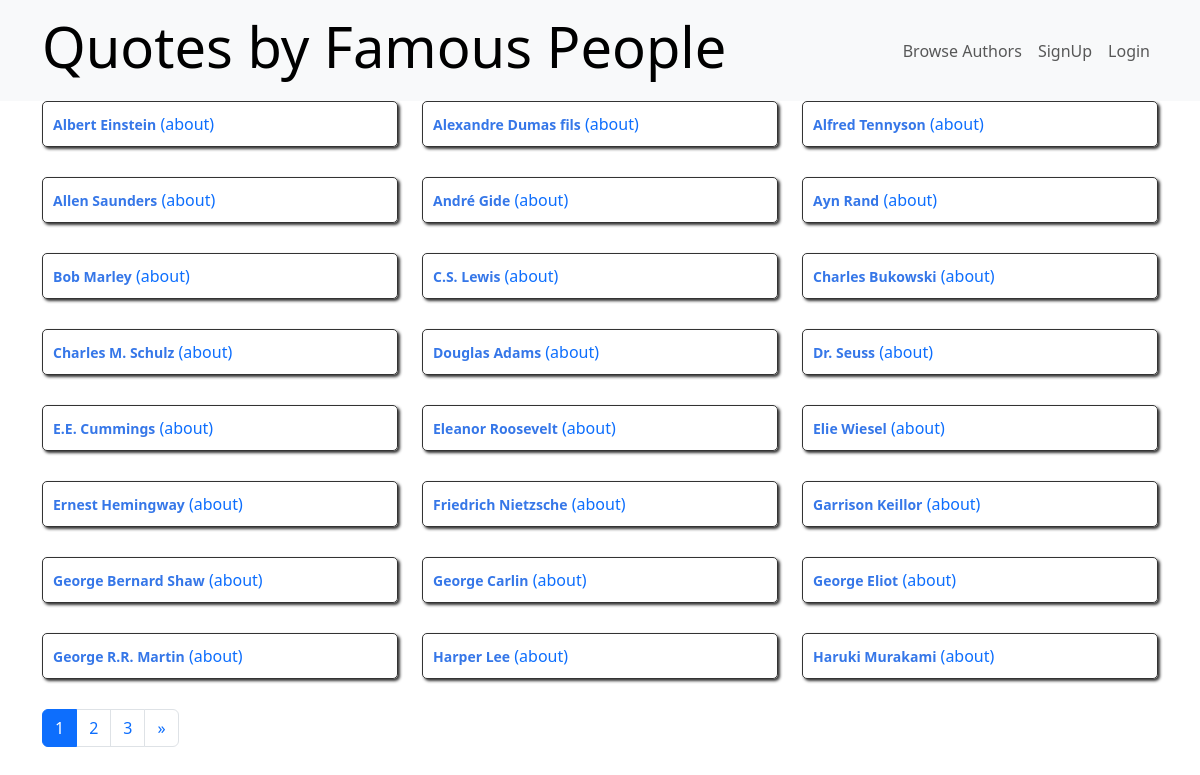
Screenshot of /authors/ with the database file from the repository.
### quotes/models.py (models this page shows, shortened)
class Author(models.Model):
    fullname = models.CharField(max_length=50)
    born_date = models.CharField(max_length=50)
    born_location = models.CharField(max_length=150)
    description = models.TextField()
    created_at = models.DateTimeField(auto_now_add=True)
    is_active = models.BooleanField(default=True)

### quotes/views.py (the view)
# urls.py: path('authors/', views.authors, name='authors'),
def authors(request, page=1):
    authors_obj = Author.objects.all().order_by('fullname')
    per_page = 24
    paginator = Paginator(authors_obj, per_page)
    authors_on_page = paginator.page(page)
    return render(request, 'quotes/authors.html',
                  context={'title': 'Autors', 'page': 'autors', 'authors': authors_on_page})

### quotes/templates/quotes/authors.html (shortened to what this page needs)
{% extends 'quotes/base.html' %}
{% block content %}
<div class="row">
    {% for author in authors %}
    <div class="col-md-4">
        <div class="quote" itemscope="" itemtype="http://schema.org/CreativeWork">
            <small class="author" itemprop="author">{{ author.fullname }}</small>
            <a href="/author/{{ author.id }}" previewlistener="true" class="about">(about)</a>
        </div>
    </div>
    {% endfor %}
<nav>
    <ul class="pagination">
        {% for num in authors.paginator.page_range %}
        <li class="page-item {% if num == authors.number %}active{% endif %}">
            <a class="page-link" href="{% url 'quotes:authors_paginated' num %}">{{ num }}</a>
        </li>
        {% endfor %}
        {% if authors.has_next %}
        <li class="page-item">
            <a class="page-link" href="{% url 'quotes:authors_paginated' authors.paginator.num_pages %}" aria-label="Next">
                <span aria-hidden="true">&raquo;</span>
            </a>
        </li>
        {% endif %}
    </ul>
</nav>
</div>
{% endblock %}

### quotes/static/quotes/style.css (style rules this page uses)
.quote { padding: 10px; margin-bottom: 30px; border: 1px solid #333333; border-radius: 5px; box-shadow: 2px 2px 3px #333333; }
.quote small.author { font-weight: bold; color: #3677E8; }
.about { text-decoration: none; }
a { color: #4582ec; text-decoration: none; }

### rows the page displays
Author: fullname "Albert Einstein"
Author: fullname "Alexandre Dumas fils"
Author: fullname "Alfred Tennyson"
Author: fullname "Allen Saunders"
Author: fullname "André Gide"
Author: fullname "Ayn Rand"
Author: fullname "Bob Marley"
Author: fullname "C.S. Lewis"
Author: fullname "Charles Bukowski"
Author: fullname "Charles M. Schulz"
Author: fullname "Douglas Adams"
Author: fullname "Dr. Seuss"
Author: fullname "E.E. Cummings"
Author: fullname "Eleanor Roosevelt"
Author: fullname "Elie Wiesel"
Author: fullname "Ernest Hemingway"
Author: fullname "Friedrich Nietzsche"
Author: fullname "Garrison Keillor"
Author: fullname "George Bernard Shaw"
Author: fullname "George Carlin"
Author: fullname "George Eliot"
Author: fullname "George R.R. Martin"
Author: fullname "Harper Lee"
Author: fullname "Haruki Murakami"

### other values shown
{{ num }} "1" "2" "3"
